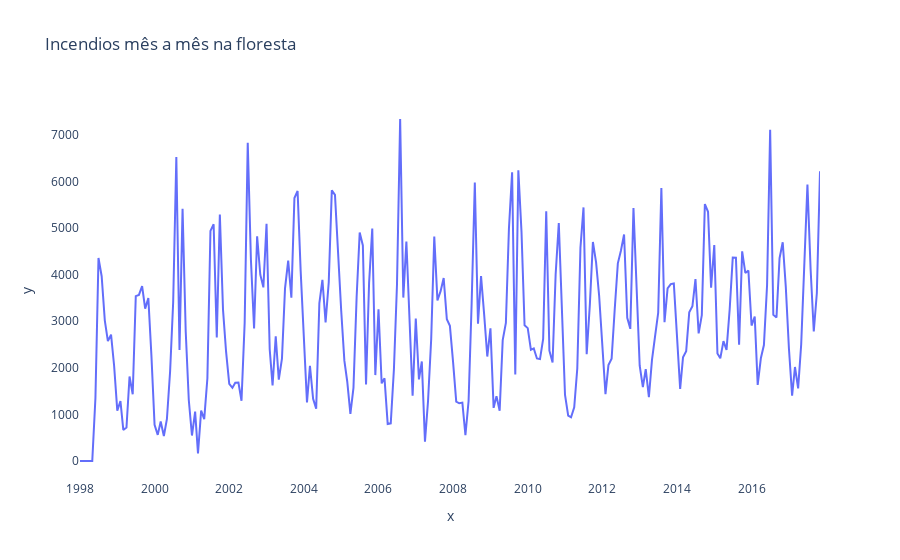

The code cell stored with this chart in its notebook:
### Code cell
fig = px.line(x=indexs, y=list(aux_mes[:]), title='Incendios mês a mês na floresta')
fig.update_layout({
        'plot_bgcolor': 'rgba(0, 0, 0, 0)',
        'paper_bgcolor': 'rgba(0, 0, 0, 0)',
})
fig.show()

### Figure 1 — Plotly figure (JSON) as saved in the notebook; plotly's stock layout.template omitted (floating-point values rounded to 4 significant figures; data arrays with more than 128 entries replaced by an {"elided": "..."} marker saying what was removed)
{"data": [{"hovertemplate": "x=%{x}<br>y=%{y}<extra></extra>", "legendgroup": "", "line": {"color": "#636efa", "dash": "solid"}, "mode": "lines", "name": "", "orientation": "v", "showlegend": false, "type": "scatter", "x": {"elided": "239 str values"}, "xaxis": "x", "y": {"elided": "239 float values"}, "yaxis": "y"}], "layout": {"legend": {"tracegroupgap": 0}, "paper_bgcolor": "rgba(0, 0, 0, 0)", "plot_bgcolor": "rgba(0, 0, 0, 0)", "title": {"text": "Incendios mês a mês na floresta"}, "xaxis": {"anchor": "y", "domain": [0, 1], "title": {"text": "x"}}, "yaxis": {"anchor": "x", "domain": [0, 1], "title": {"text": "y"}}}}
